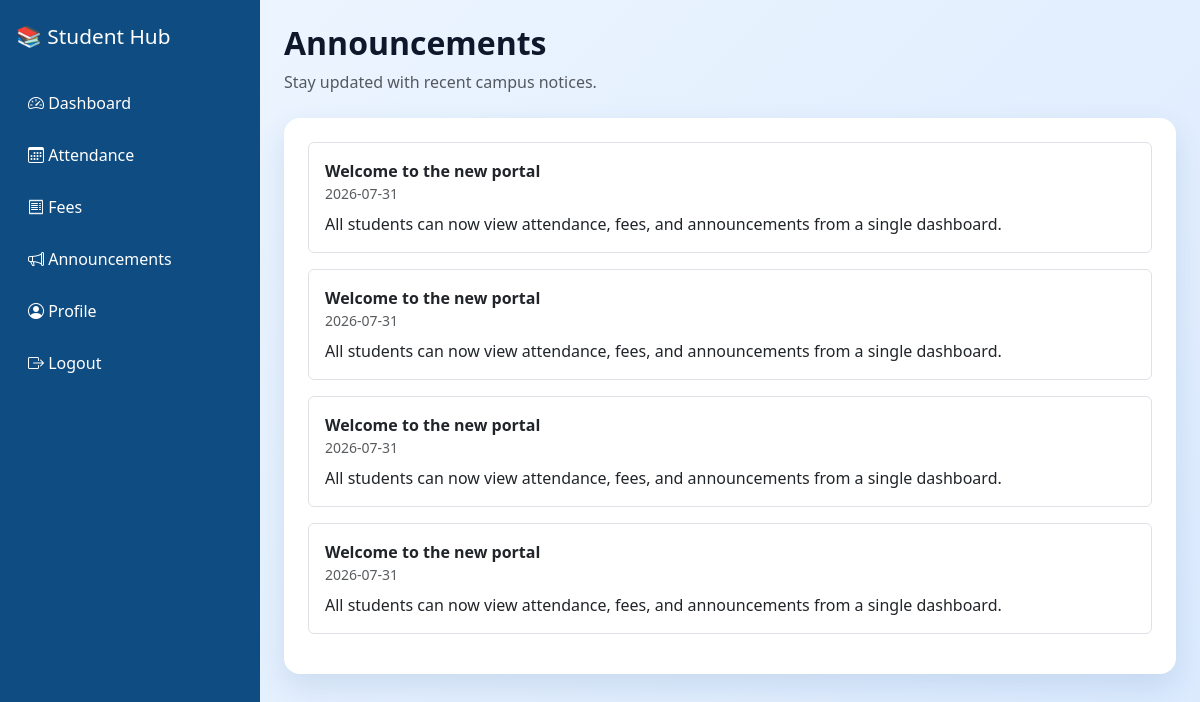
The app's page /student/announcements (signed in), older data.
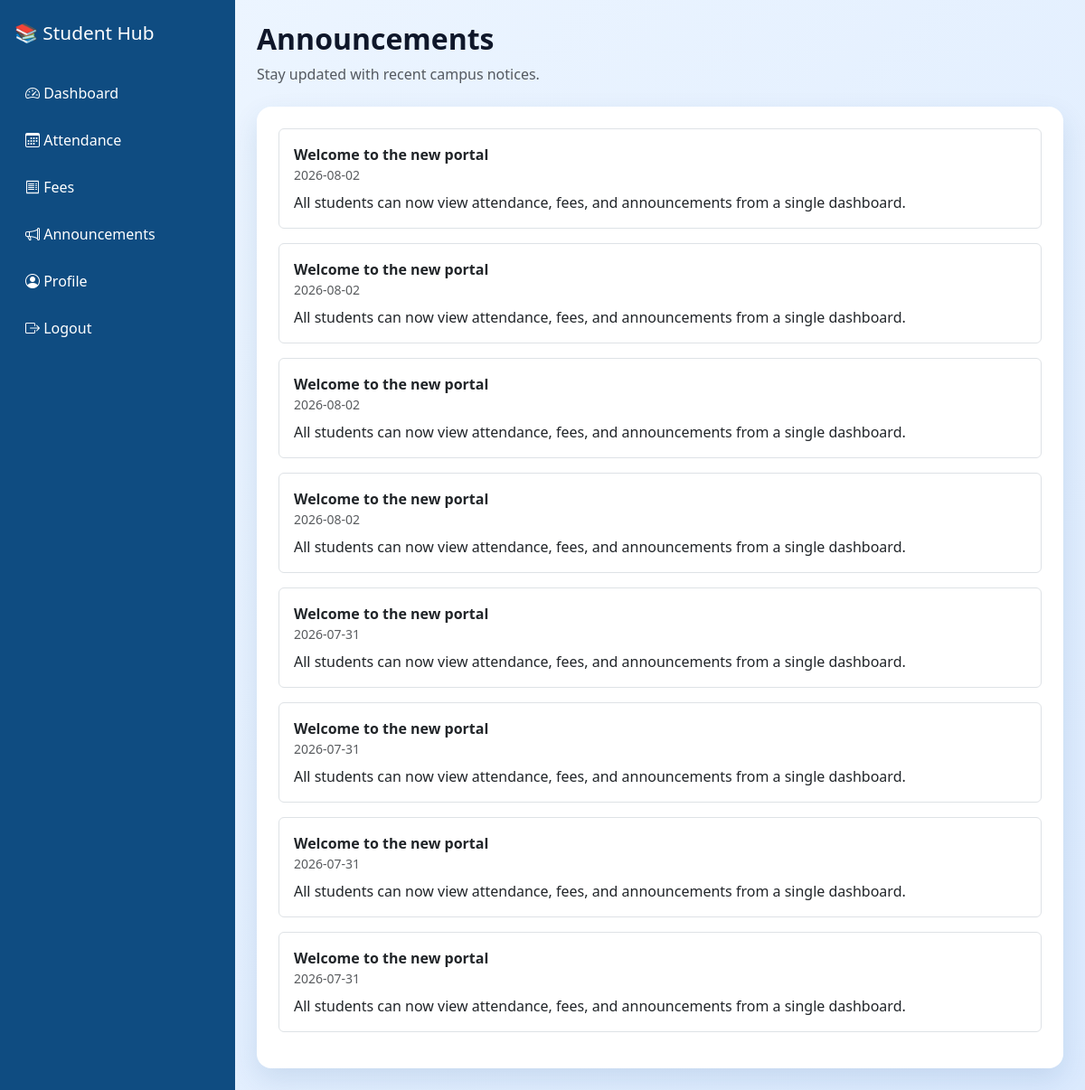
The same page, newer data.
### tables this page shows
CREATE TABLE announcements (
            id INTEGER PRIMARY KEY AUTOINCREMENT,
            title TEXT NOT NULL,
            message TEXT NOT NULL,
            created_at TEXT NOT NULL
        );

### app.py (the view)
@app.route("/student/announcements")
@login_required(role="student")
def student_announcements():
    db = get_db()
    announcements = db.execute("SELECT * FROM announcements ORDER BY id DESC").fetchall()
    return render_template("student_announcements.html", announcements=announcements)

### app.py (called while the page is built)
def get_db():
    if "db" not in g:
        conn = sqlite3.connect(app.config["DATABASE_PATH"])
        conn.row_factory = sqlite3.Row
        g.db = conn
    return g.db

def login_required(role=None):
    def decorator(view):
        @wraps(view)
        def wrapped(*args, **kwargs):
            if "user_id" not in session or "user_role" not in session:
                return redirect(url_for("login"))
            if role and session.get("user_role") != role:
                return redirect(url_for("dashboard") if session.get("user_role") == "admin" else url_for("student_dashboard"))
            return view(*args, **kwargs)
        return wrapped
    return decorator

### templates/student_announcements.html
{% extends 'base.html' %}
{% block content %}
<div class="mb-4"><h2 class="fw-bold">Announcements</h2><p class="text-muted">Stay updated with recent campus notices.</p></div>
<div class="card p-4">
  {% for announcement in announcements %}
    <div class="border rounded p-3 mb-3">
      <strong>{{ announcement.title }}</strong>
      <div class="text-muted small">{{ announcement.created_at }}</div>
      <div class="mt-2">{{ announcement.message }}</div>
    </div>
  {% endfor %}
</div>
{% endblock %}

Row changes from the older to the newer data that the page shows:
added announcements: title "Welcome to the new portal", created_at "2026-08-02", message "All students can now view attendance, fees, and announcements from a single dashboard."
added announcements: title "Welcome to the new portal", created_at "2026-08-02", message "All students can now view attendance, fees, and announcements from a single dashboard."
added announcements: title "Welcome to the new portal", created_at "2026-08-02", message "All students can now view attendance, fees, and announcements from a single dashboard."
added announcements: title "Welcome to the new portal", created_at "2026-08-02", message "All students can now view attendance, fees, and announcements from a single dashboard."
